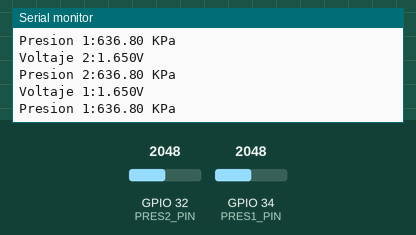
The sketch below on a simulated ESP32. Shown: the last lines printed to the serial monitor. Inputs (shaded band) come from the test bench; at power-on: GPIO 32 (PRES2_PIN) = 2048, GPIO 34 (PRES1_PIN) = 2048. WiFi joins after 1.5 s; servers stay silent unless stated; random numbers use the default seed unless the sketch sets one; no MQTT or app messages arrive unless stated.

Above: at 2.7 s.
2.8 s: GPIO 32 (PRES2_PIN) set to 2866
At 3.5 s:
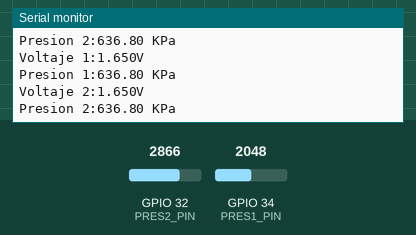
4.3 s: GPIO 34 (PRES1_PIN) set to 2866
At 5.0 s:
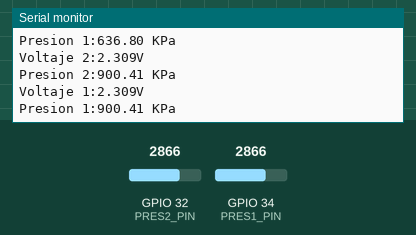
5.8 s: GPIO 32 (PRES2_PIN) set to 3603
At 6.5 s:
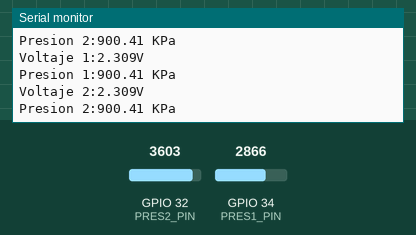
7.3 s: GPIO 34 (PRES1_PIN) set to 3603
At 8.0 s:
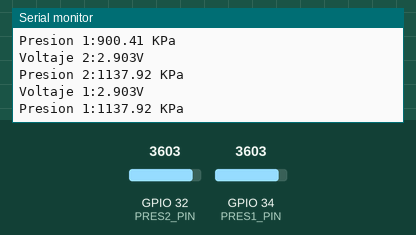
Timing chart, 0 to 9.8 s (numbered marks = the images above; inputs shaded):
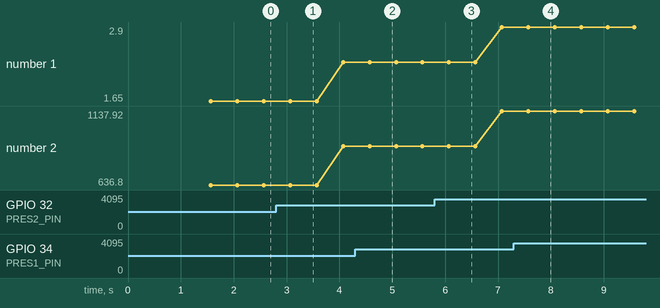

The sketch:

ESP_PRESION.ino
```cpp
#define PRES1_PIN 34
#define PRES2_PIN 32

#include <WiFi.h>
#include <PubSubClient.h>

// Update these with values suitable for your network.

const char* ssid = "ADELE";
const char* password = "zucchini";
const char* mqtt_server = "broker.shiftr.io";
const float  OffSet = 0.058 ;

WiFiClient espClient;
PubSubClient client(espClient);

void setup_wifi() {

  delay(10);
  // We start by connecting to a WiFi network
  Serial.println();
  Serial.print("Connecting to ");
  Serial.println(ssid);

  WiFi.begin(ssid, password);

  while (WiFi.status() != WL_CONNECTED) {
    delay(500);
    Serial.print(".");
  }

  randomSeed(micros());

  Serial.println("");
  Serial.println("WiFi connected");
  Serial.println("IP address: ");
  Serial.println(WiFi.localIP());
}

void callback(char* topic, byte* payload, unsigned int length) {
  Serial.print("Message arrived [");
  Serial.print(topic);
  Serial.print("] ");
  for (int i = 0; i < length; i++) {
    Serial.print((char)payload[i]);
  }
  Serial.println();

  // Switch on the LED if an 1 was received as first character


}

void reconnect() {
  // Loop until we're reconnected
  while (!client.connected()) {
    Serial.print("Attempting MQTT connection...");
    // Create a random client ID
    String clientId = "ESP32Client-";
    clientId += String(random(0xffff), HEX);
    // Attempt to connect
  if (client.connect(clientId.c_str(),"33cbb1f4","48d5e98e8266d3e0")) {
      Serial.println("connected");
      // Once connected, publish an announcement...

    } else {
      Serial.print("failed, rc=");
      Serial.print(client.state());
      Serial.println(" try again in 5 seconds");
      // Wait 5 seconds before retrying
      delay(5000);
    }
  }
}

void setup() {
  Serial.begin(115200);
  setup_wifi();
  client.setServer(mqtt_server, 1883);
  client.setCallback(callback);
}

void loop() {

  if (!client.connected()) {
    reconnect();
  }
  client.loop();
  float v_1, p_1, v_2, p_2;
  String presion1, presion2;
  v_1 = analogRead(34)*3.3/4096.0;
  p_1 = (v_1 - OffSet) * 400;

  v_2 = analogRead(32)*3.3/4096;
  p_2 =(v_2 - OffSet)*400;

  Serial.print("Voltaje 1:");
  Serial.print(v_1, 3);
  Serial.println("V");

  Serial.print("Presion 1:");
  Serial.print(p_1, 2);
  Serial.println(" KPa");
  Serial.println();
  presion1=String(p_1,2);
  client.publish("pressure_1",presion1.c_str());

  delay(500);

  Serial.print("Voltaje 2:");
  Serial.print(v_2, 3);
  Serial.println("V");

  Serial.print("Presion 2:");
  Serial.print(p_2, 2);
  Serial.println(" KPa");
  Serial.println();
  presion2=String(p_2,2);
  client.publish("pressure_2",presion2.c_str());

  delay(500);
}
```

Measured:
- after the input at 4.3 s, the serial monitor: prints a new line after 0.27 s (image 2)
- after the input at 7.3 s, the serial monitor: prints a new line after 0.28 s (image 4)
- plotted number 1: 1.65 → 2.31 after the input at 2.8 s, 2.31 → 2.9 after the input at 5.8 s
- plotted number 2: 636.8 → 900.41 after the input at 2.8 s, 900.41 → 1137.92 after the input at 5.8 s
